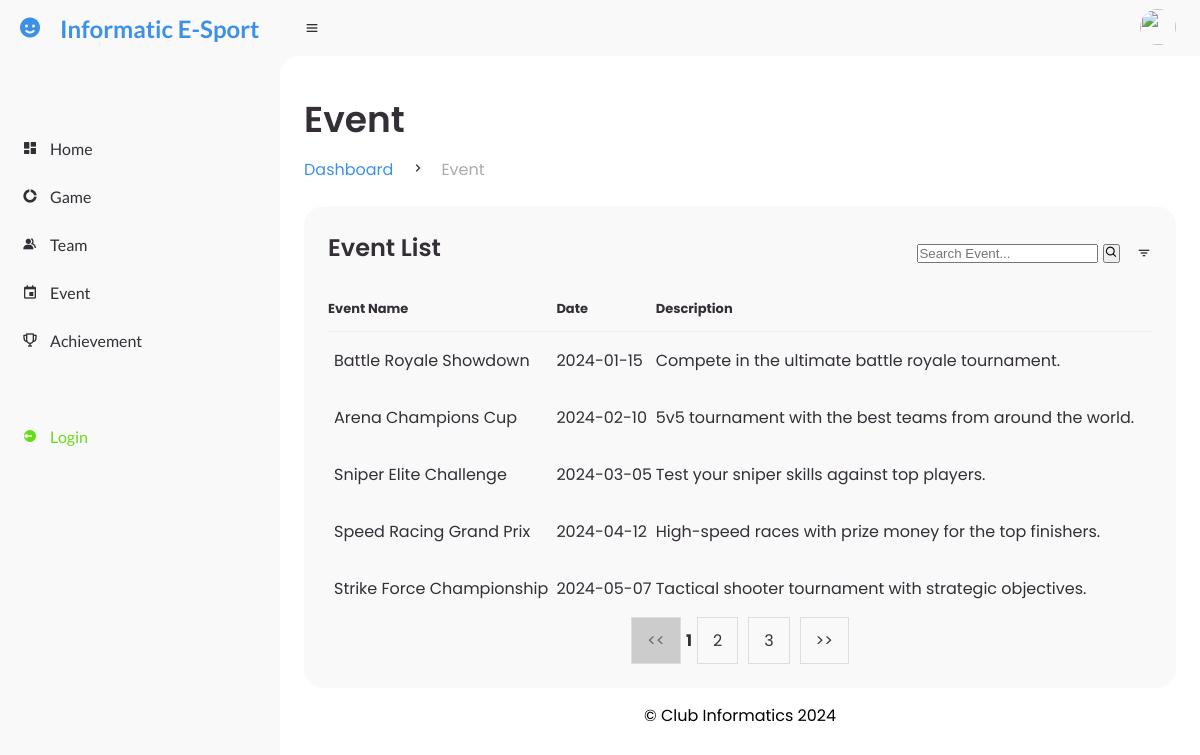
Page /nologin/event/event.php on the committed database.
### tables this page shows
CREATE TABLE `event` (
  `idevent` int(11) NOT NULL,
  `name` varchar(45) DEFAULT NULL,
  `date` date DEFAULT NULL,
  `description` varchar(200) DEFAULT NULL
);

### class/classEvent.php (called while the page is built, shortened)
<?php
class Event
{
    private $eventName;
    private $description;
    private $date;
    public function __construct($eventId, $eventName, $description, $date)
    {
        $this->eventName = $eventName;
        $this->description = $description;
        $this->date = $date;
    }
    public function getEventName()
    {
        return $this->eventName;
    }
    public function getDescription()
    {
        return $this->description;
    }
    public function getDate()
    {
        return $this->date;
    }
    public static function getAllEventsWithPaging($koneksi, $page = 1, $limit = 5, $search = "")
    {
        $offset = ($page - 1) * $limit;
        $search = "%" . $search . "%";
        $stmt = $koneksi->prepare("
            SELECT * from event
            WHERE name LIKE ?
            LIMIT ?, ?
        ");
        $stmt->bind_param("sii", $search, $offset, $limit);
        $stmt->execute();
        $result = $stmt->get_result();
        $events = [];
        while ($row = mysqli_fetch_assoc($result)) {
            $event = new Event($row['idevent'], $row['name'], $row['description'], $row['date']);
            $events[] = $event;
        }
        return $events;
    }
}

### nologin/event/event.php (the view, shortened to what this page needs)
<?php
require_once('../../service/config.php');
require_once('../../class/classEvent.php');
require_once('../template/header.php');
require_once('../template/sidebar.php');
require_once('../template/navbar.php');
$page = isset($_GET['page']) ? (int)$_GET['page'] : 1;
$limit = 5;
$search = isset($_GET['search']) ? $_GET['search'] : "";
$events = Event::getAllEventsWithPaging($koneksi, $page, $limit, $search);
$search_query = "%" . $search . "%";
$stmt = $koneksi->prepare("SELECT COUNT(*) AS total FROM event WHERE name LIKE ?");
$stmt->bind_param("s", $search_query);
$stmt->execute();
$total_events_result = $stmt->get_result();
$total_events = $total_events_result->fetch_assoc()['total'];
?>
<main>
    <div class="head-title">
        <div class="left">
            <h1>Event</h1>
            <ul class="breadcrumb">
                <li>
                    <a class="active" href="../index.php">Dashboard</a>
                </li>
                <li><i class='bx bx-chevron-right'></i></li>
                <li>
                    <a href="#">Event</a>
                </li>
            </ul>
        </div>
    </div>
    <div class="table-data">
        <div class="order">
            <div class="head">
                <h3>Event List</h3>
                <form method="GET" action="">
                    <input type="text" name="search" placeholder="Search Event..."
                        value="<?= isset($_GET['search']) ? htmlspecialchars($_GET['search']) : '' ?>" />
                    <button type="submit"><i class='bx bx-search'></i></button>
                </form>
                <i class='bx bx-filter'></i>
            </div>
            <table>
                <thead>
                    <tr>
                        <th>Event Name</th>
                        <th>Date</th>
                        <th>Description</th>
                    </tr>
                </thead>
                <tbody>
                    <?php
                    foreach ($events as $event) {
                        echo "<tr>";
                        echo "<td>" . htmlspecialchars($event->getEventName()) . "</td>";
                        echo "<td>" . htmlspecialchars($event->getDate()) . "</td>";
                        echo "<td>" . htmlspecialchars($event->getDescription()) . "</td>";
                        echo "</tr>";
                    }
                    ?>
                </tbody>
            </table>
            <div class="pagination" style="text-align: right;">
                <?php
                if ($page > 1): ?>
                    <a href="?page=<?= $page - 1 ?>&search=<?= urlencode($search) ?>">
                        << </a>
                        <?php else: ?>
                            <a href="#" class="disabled">
                                << </a>
                                <?php endif; ?>
                                <?php
                                $max_hal = ceil($total_events / $limit);
                                $start_page = max(1, $page - 1);
                                $end_page = min($max_hal, $start_page + 2);
                                for ($hal = $start_page; $hal <= $end_page; $hal++): ?>
                                    <?php if ($hal == $page): ?>
                                        <b><?= $hal ?></b>
                                    <?php else: ?>
                                        <a href="?page=<?= $hal ?>&search=<?= urlencode($search) ?>"><?= $hal ?></a>
                                    <?php endif; ?>
                                <?php endfor; ?>
                                <?php if ($page < $max_hal): ?>
                                    <a href="?page=<?= $page + 1 ?>&search=<?= urlencode($search) ?>">>></a>
                                <?php else: ?>
                                    <a href="#" class="disabled">>></a>
                                <?php endif; ?>
            </div>
        </div>
    </div>
    <?php
    require_once('../template/footer.php');
    ?>
</main>

### style.css (style rules this page uses)
* { margin: 0; padding: 0; box-sizing: border-box; }
.pagination { display: flex; justify-content: center; align-items: center; list-style: none; padding: 0; }
.pagination a { padding: 10px 15px; margin: 0 5px; border: 1px solid #ddd; text-decoration: none; color: #333; background-color: #f9f9f9; transition: background-color 0.3s; }
.pagination a.disabled { pointer-events: none; background-color: #ccc; color: #666; }
.head h3 { margin-bottom: 10px; }
a { text-decoration: none; }
li { list-style: none; }
:root { --poppins: 'Poppins', sans-serif; --lato: 'Lato', sans-serif; --light: #F9F9F9; --blue: #3C91E6; --light-blue: #CFE8FF; --grey: #eee; --dark-grey: #AAAAAA; --dark: #342E37; --red: #DB504A; --yellow: #FFCE26; --light-yellow: #FFF2C6; --orange: #FD7238; --light-orange: #FFE0D3; --green: #66dc17; }
html { overflow-x: hidden; }
#content main { width: 100%; padding: 36px 24px; font-family: var(--poppins); max-height: calc(100vh - 56px); overflow-y: auto; }
#content main .head-title { display: flex; align-items: center; justify-content: space-between; grid-gap: 16px; flex-wrap: wrap; }
#content main .head-title .left h1 { font-size: 36px; font-weight: 600; margin-bottom: 10px; color: var(--dark); }
#content main .head-title .left .breadcrumb { display: flex; align-items: center; grid-gap: 16px; }
#content main .head-title .left .breadcrumb li { color: var(--dark); }
#content main .head-title .left .breadcrumb li a { color: var(--dark-grey); pointer-events: none; }
#content main .head-title .left .breadcrumb li a.active { color: var(--blue); pointer-events: unset; }
#content main .table-data { display: flex; flex-wrap: wrap; grid-gap: 24px; margin-top: 24px; width: 100%; color: var(--dark); }
#content main .table-data>div { border-radius: 20px; background: var(--light); padding: 24px; overflow-x: auto; }
#content main .table-data .head { display: flex; align-items: center; grid-gap: 16px; margin-bottom: 24px; }
#content main .table-data .head h3 { margin-right: auto; font-size: 24px; font-weight: 600; }
#content main .table-data .head .bx { cursor: pointer; }
#content main .table-data .order { flex-grow: 1; flex-basis: 500px; }
#content main .table-data .order table { width: 100%; border-collapse: collapse; }
#content main .table-data .order table th { padding-bottom: 12px; font-size: 13px; text-align: left; border-bottom: 1px solid var(--grey); }
#content main .table-data .order table td { padding: 16px 0; }
#content main .table-data .order table tr td:first-child { display: flex; align-items: center; grid-gap: 12px; padding-left: 6px; }
.head-title { margin-bottom: 20px; }
.head-title h1 { font-size: 28px; font-weight: 600; color: #333; }
.table-data .order table td { vertical-align: top !important; }

### rows in the picture
event: name "Battle Royale Showdown", date "2024-01-15", description "Compete in the ultimate battle royale tournament."
event: name "Arena Champions Cup", date "2024-02-10", description "5v5 tournament with the best teams from around the world."
event: name "Sniper Elite Challenge", date "2024-03-05", description "Test your sniper skills against top players."
event: name "Speed Racing Grand Prix", date "2024-04-12", description "High-speed races with prize money for the top finishers."
event: name "Strike Force Championship", date "2024-05-07", description "Tactical shooter tournament with strategic objectives."
